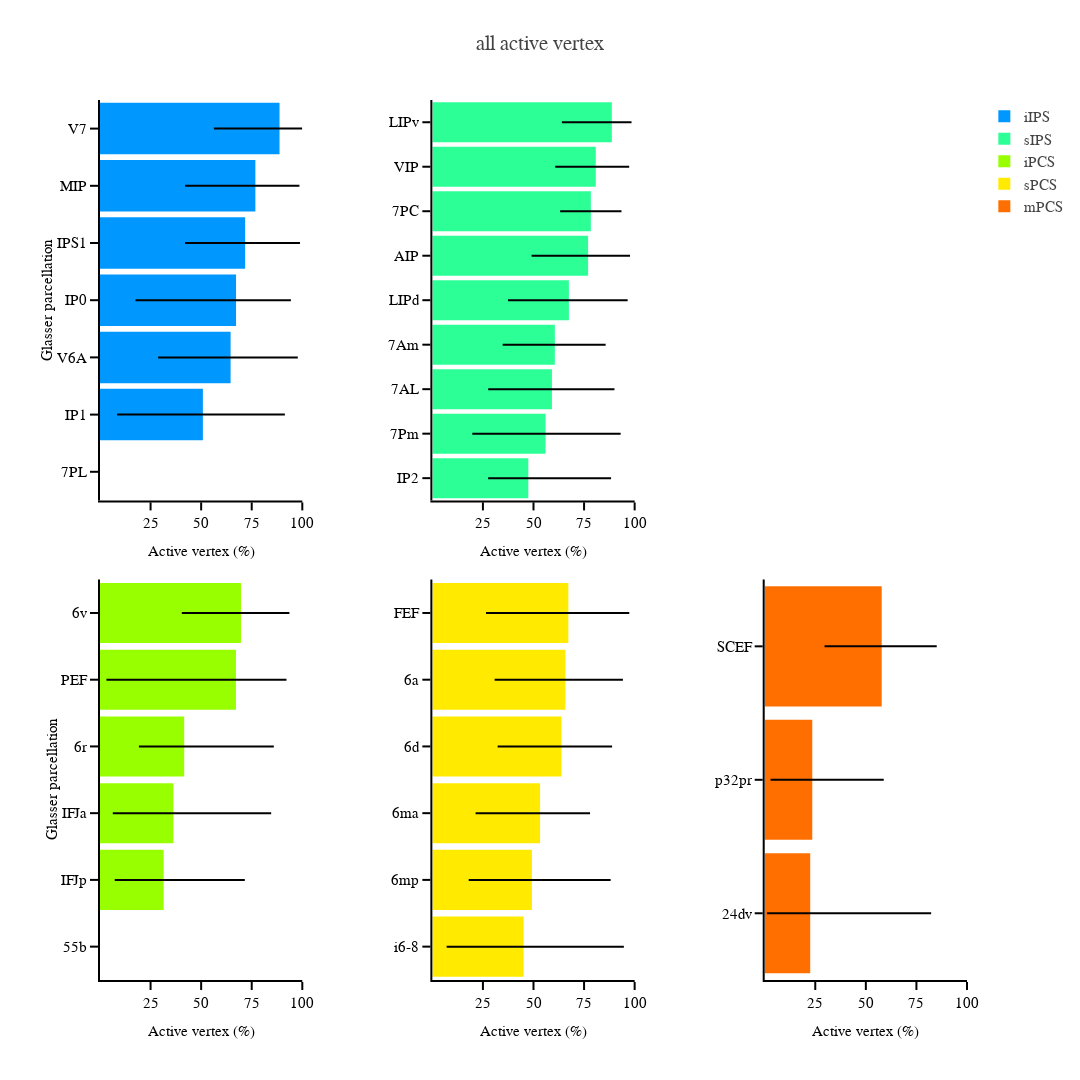

Write notebook code for a chart like this one.
### Code cell
fig_dir = '/Users/uriel/Library/CloudStorage/Dropbox/retinomaps/figures/material/pRF_figures/active_vertex/'
fig_fn = "{}/{}_active_vertex_{}_roi_mmp_{}.pdf".format(fig_dir, subject,categorie, suffix)
fig.write_image(fig_fn)
fig.show()

### Figure 1 — Plotly figure (JSON) as saved in the notebook; plotly's stock layout.template omitted (floating-point values rounded to 4 significant figures)
{"data": [{"error_x": {"array": [0], "arrayminus": [0], "color": "black", "type": "data", "visible": true, "width": 0}, "marker": {"color": "rgb(0, 152, 255)"}, "name": "iIPS", "orientation": "h", "showlegend": true, "type": "bar", "width": 0.9, "x": [0], "xaxis": "x", "y": ["7PL"], "yaxis": "y"}, {"error_x": {"array": [40.51], "arrayminus": [42.4], "color": "black", "type": "data", "visible": true, "width": 0}, "marker": {"color": "rgb(0, 152, 255)"}, "name": "iIPS", "orientation": "h", "showlegend": false, "type": "bar", "width": 0.9, "x": [50.86], "xaxis": "x", "y": ["IP1"], "yaxis": "y"}, {"error_x": {"array": [33.22], "arrayminus": [35.82], "color": "black", "type": "data", "visible": true, "width": 0}, "marker": {"color": "rgb(0, 152, 255)"}, "name": "iIPS", "orientation": "h", "showlegend": false, "type": "bar", "width": 0.9, "x": [64.55], "xaxis": "x", "y": ["V6A"], "yaxis": "y"}, {"error_x": {"array": [27.11], "arrayminus": [49.72], "color": "black", "type": "data", "visible": true, "width": 0}, "marker": {"color": "rgb(0, 152, 255)"}, "name": "iIPS", "orientation": "h", "showlegend": false, "type": "bar", "width": 0.9, "x": [67.25], "xaxis": "x", "y": ["IP0"], "yaxis": "y"}, {"error_x": {"array": [27.1], "arrayminus": [29.7], "color": "black", "type": "data", "visible": true, "width": 0}, "marker": {"color": "rgb(0, 152, 255)"}, "name": "iIPS", "orientation": "h", "showlegend": false, "type": "bar", "width": 0.9, "x": [71.75], "xaxis": "x", "y": ["IPS1"], "yaxis": "y"}, {"error_x": {"array": [21.77], "arrayminus": [34.74], "color": "black", "type": "data", "visible": true, "width": 0}, "marker": {"color": "rgb(0, 152, 255)"}, "name": "iIPS", "orientation": "h", "showlegend": false, "type": "bar", "width": 0.9, "x": [76.81], "xaxis": "x", "y": ["MIP"], "yaxis": "y"}, {"error_x": {"array": [11.26], "arrayminus": [32.45], "color": "black", "type": "data", "visible": true, "width": 0}, "marker": {"color": "rgb(0, 152, 255)"}, "name": "iIPS", "orientation": "h", "showlegend": false, "type": "bar", "width": 0.9, "x": [88.74], "xaxis": "x", "y": ["V7"], "yaxis": "y"}, {"error_x": {"array": [40.9], "arrayminus": [19.86], "color": "black", "type": "data", "visible": true, "width": 0}, "marker": {"color": "rgb(44, 255, 150)"}, "name": "sIPS", "orientation": "h", "showlegend": true, "type": "bar", "width": 0.9, "x": [47.43], "xaxis": "x2", "y": ["IP2"], "yaxis": "y2"}, {"error_x": {"array": [37.14], "arrayminus": [36.19], "color": "black", "type": "data", "visible": true, "width": 0}, "marker": {"color": "rgb(44, 255, 150)"}, "name": "sIPS", "orientation": "h", "showlegend": false, "type": "bar", "width": 0.9, "x": [55.94], "xaxis": "x2", "y": ["7Pm"], "yaxis": "y2"}, {"error_x": {"array": [30.91], "arrayminus": [31.51], "color": "black", "type": "data", "visible": true, "width": 0}, "marker": {"color": "rgb(44, 255, 150)"}, "name": "sIPS", "orientation": "h", "showlegend": false, "type": "bar", "width": 0.9, "x": [59.12], "xaxis": "x2", "y": ["7AL"], "yaxis": "y2"}, {"error_x": {"array": [25.12], "arrayminus": [25.79], "color": "black", "type": "data", "visible": true, "width": 0}, "marker": {"color": "rgb(44, 255, 150)"}, "name": "sIPS", "orientation": "h", "showlegend": false, "type": "bar", "width": 0.9, "x": [60.55], "xaxis": "x2", "y": ["7Am"], "yaxis": "y2"}, {"error_x": {"array": [29.05], "arrayminus": [30.11], "color": "black", "type": "data", "visible": true, "width": 0}, "marker": {"color": "rgb(44, 255, 150)"}, "name": "sIPS", "orientation": "h", "showlegend": false, "type": "bar", "width": 0.9, "x": [67.49], "xaxis": "x2", "y": ["LIPd"], "yaxis": "y2"}, {"error_x": {"array": [20.73], "arrayminus": [27.93], "color": "black", "type": "data", "visible": true, "width": 0}, "marker": {"color": "rgb(44, 255, 150)"}, "name": "sIPS", "orientation": "h", "showlegend": false, "type": "bar", "width": 0.9, "x": [76.99], "xaxis": "x2", "y": ["AIP"], "yaxis": "y2"}, {"error_x": {"array": [15.15], "arrayminus": [15.15], "color": "black", "type": "data", "visible": true, "width": 0}, "marker": {"color": "rgb(44, 255, 150)"}, "name": "sIPS", "orientation": "h", "showlegend": false, "type": "bar", "width": 0.9, "x": [78.34], "xaxis": "x2", "y": ["7PC"], "yaxis": "y2"}, {"error_x": {"array": [16.5], "arrayminus": [20.04], "color": "black", "type": "data", "visible": true, "width": 0}, "marker": {"color": "rgb(44, 255, 150)"}, "name": "sIPS", "orientation": "h", "showlegend": false, "type": "bar", "width": 0.9, "x": [80.79], "xaxis": "x2", "y": ["VIP"], "yaxis": "y2"}, {"error_x": {"array": [9.746], "arrayminus": [24.68], "color": "black", "type": "data", "visible": true, "width": 0}, "marker": {"color": "rgb(44, 255, 150)"}, "name": "sIPS", "orientation": "h", "showlegend": false, "type": "bar", "width": 0.9, "x": [88.71], "xaxis": "x2", "y": ["LIPv"], "yaxis": "y2"}, {"error_x": {"array": [0], "arrayminus": [0], "color": "black", "type": "data", "visible": true, "width": 0}, "marker": {"color": "rgb(151, 255, 0)"}, "name": "iPCS", "orientation": "h", "showlegend": true, "type": "bar", "width": 0.9, "x": [0], "xaxis": "x4", "y": ["55b"], "yaxis": "y4"}, {"error_x": {"array": [40.13], "arrayminus": [24.16], "color": "black", "type": "data", "visible": true, "width": 0}, "marker": {"color": "rgb(151, 255, 0)"}, "name": "iPCS", "orientation": "h", "showlegend": false, "type": "bar", "width": 0.9, "x": [31.46], "xaxis": "x4", "y": ["IFJp"], "yaxis": "y4"}, {"error_x": {"array": [48.37], "arrayminus": [29.92], "color": "black", "type": "data", "visible": true, "width": 0}, "marker": {"color": "rgb(151, 255, 0)"}, "name": "iPCS", "orientation": "h", "showlegend": false, "type": "bar", "width": 0.9, "x": [36.25], "xaxis": "x4", "y": ["IFJa"], "yaxis": "y4"}, {"error_x": {"array": [44.31], "arrayminus": [22.38], "color": "black", "type": "data", "visible": true, "width": 0}, "marker": {"color": "rgb(151, 255, 0)"}, "name": "iPCS", "orientation": "h", "showlegend": false, "type": "bar", "width": 0.9, "x": [41.62], "xaxis": "x4", "y": ["6r"], "yaxis": "y4"}, {"error_x": {"array": [24.97], "arrayminus": [64.03], "color": "black", "type": "data", "visible": true, "width": 0}, "marker": {"color": "rgb(151, 255, 0)"}, "name": "iPCS", "orientation": "h", "showlegend": false, "type": "bar", "width": 0.9, "x": [67.2], "xaxis": "x4", "y": ["PEF"], "yaxis": "y4"}, {"error_x": {"array": [23.95], "arrayminus": [29.25], "color": "black", "type": "data", "visible": true, "width": 0}, "marker": {"color": "rgb(151, 255, 0)"}, "name": "iPCS", "orientation": "h", "showlegend": false, "type": "bar", "width": 0.9, "x": [69.68], "xaxis": "x4", "y": ["6v"], "yaxis": "y4"}, {"error_x": {"array": [49.55], "arrayminus": [38.07], "color": "black", "type": "data", "visible": true, "width": 0}, "marker": {"color": "rgb(255, 234, 0)"}, "name": "sPCS", "orientation": "h", "showlegend": true, "type": "bar", "width": 0.9, "x": [45.12], "xaxis": "x5", "y": ["i6-8"], "yaxis": "y5"}, {"error_x": {"array": [38.9], "arrayminus": [31.25], "color": "black", "type": "data", "visible": true, "width": 0}, "marker": {"color": "rgb(255, 234, 0)"}, "name": "sPCS", "orientation": "h", "showlegend": false, "type": "bar", "width": 0.9, "x": [49.22], "xaxis": "x5", "y": ["6mp"], "yaxis": "y5"}, {"error_x": {"array": [24.68], "arrayminus": [31.9], "color": "black", "type": "data", "visible": true, "width": 0}, "marker": {"color": "rgb(255, 234, 0)"}, "name": "sPCS", "orientation": "h", "showlegend": false, "type": "bar", "width": 0.9, "x": [53.26], "xaxis": "x5", "y": ["6ma"], "yaxis": "y5"}, {"error_x": {"array": [25.01], "arrayminus": [31.57], "color": "black", "type": "data", "visible": true, "width": 0}, "marker": {"color": "rgb(255, 234, 0)"}, "name": "sPCS", "orientation": "h", "showlegend": false, "type": "bar", "width": 0.9, "x": [63.85], "xaxis": "x5", "y": ["6d"], "yaxis": "y5"}, {"error_x": {"array": [28.43], "arrayminus": [35.0], "color": "black", "type": "data", "visible": true, "width": 0}, "marker": {"color": "rgb(255, 234, 0)"}, "name": "sPCS", "orientation": "h", "showlegend": false, "type": "bar", "width": 0.9, "x": [65.77], "xaxis": "x5", "y": ["6a"], "yaxis": "y5"}, {"error_x": {"array": [30.12], "arrayminus": [40.71], "color": "black", "type": "data", "visible": true, "width": 0}, "marker": {"color": "rgb(255, 234, 0)"}, "name": "sPCS", "orientation": "h", "showlegend": false, "type": "bar", "width": 0.9, "x": [67.22], "xaxis": "x5", "y": ["FEF"], "yaxis": "y5"}, {"error_x": {"array": [59.78], "arrayminus": [21.4], "color": "black", "type": "data", "visible": true, "width": 0}, "marker": {"color": "rgb(255, 111, 0)"}, "name": "mPCS", "orientation": "h", "showlegend": true, "type": "bar", "width": 0.9, "x": [22.5], "xaxis": "x6", "y": ["24dv"], "yaxis": "y6"}, {"error_x": {"array": [35.33], "arrayminus": [20.63], "color": "black", "type": "data", "visible": true, "width": 0}, "marker": {"color": "rgb(255, 111, 0)"}, "name": "mPCS", "orientation": "h", "showlegend": false, "type": "bar", "width": 0.9, "x": [23.51], "xaxis": "x6", "y": ["p32pr"], "yaxis": "y6"}, {"error_x": {"array": [27.2], "arrayminus": [28.25], "color": "black", "type": "data", "visible": true, "width": 0}, "marker": {"color": "rgb(255, 111, 0)"}, "name": "mPCS", "orientation": "h", "showlegend": false, "type": "bar", "width": 0.9, "x": [57.84], "xaxis": "x6", "y": ["SCEF"], "yaxis": "y6"}], "layout": {"height": 1080, "margin": {"b": 100, "l": 100, "r": 100, "t": 100}, "title": {"text": "all active vertex"}, "width": 1080, "xaxis": {"anchor": "y", "domain": [0, 0.2333], "range": [0, 100], "showline": true, "ticktext": ["25", "50", "75", "100"], "tickvals": [25, 50, 75, 100], "title": {"text": "Active vertex (%)"}, "type": "linear"}, "xaxis2": {"anchor": "y2", "domain": [0.3833, 0.6167], "range": [0, 100], "showline": true, "ticktext": ["25", "50", "75", "100"], "tickvals": [25, 50, 75, 100], "title": {"text": "Active vertex (%)"}, "type": "linear"}, "xaxis3": {"anchor": "y3", "domain": [0.7667, 1.0], "range": [0, 100], "showline": true, "ticktext": ["25", "50", "75", "100"], "tickvals": [25, 50, 75, 100], "title": {"text": "Active vertex (%)"}}, "xaxis4": {"anchor": "y4", "domain": [0, 0.2333], "range": [0, 100], "showline": true, "ticktext": ["25", "50", "75", "100"], "tickvals": [25, 50, 75, 100], "title": {"text": "Active vertex (%)"}, "type": "linear"}, "xaxis5": {"anchor": "y5", "domain": [0.3833, 0.6167], "range": [0, 100], "showline": true, "ticktext": ["25", "50", "75", "100"], "tickvals": [25, 50, 75, 100], "title": {"text": "Active vertex (%)"}, "type": "linear"}, "xaxis6": {"anchor": "y6", "domain": [0.7667, 1.0], "range": [0, 100], "showline": true, "ticktext": ["25", "50", "75", "100"], "tickvals": [25, 50, 75, 100], "title": {"text": "Active vertex (%)"}, "type": "linear"}, "yaxis": {"anchor": "x", "autorange": true, "domain": [0.545, 1], "range": [-0.5, 6.5], "showline": true, "title": {"text": "Glasser parcellation"}, "type": "category"}, "yaxis2": {"anchor": "x2", "autorange": true, "domain": [0.545, 1], "range": [-0.5, 8.5], "showline": true, "title": {"text": ""}, "type": "category"}, "yaxis3": {"anchor": "x3", "domain": [0.545, 1], "showline": true, "title": {"text": ""}}, "yaxis4": {"anchor": "x4", "autorange": true, "domain": [0, 0.455], "range": [-0.5, 5.5], "showline": true, "title": {"text": "Glasser parcellation"}, "type": "category"}, "yaxis5": {"anchor": "x5", "autorange": true, "domain": [0, 0.455], "range": [-0.5, 5.5], "showline": true, "title": {"text": ""}, "type": "category"}, "yaxis6": {"anchor": "x6", "autorange": true, "domain": [0, 0.455], "range": [-0.5, 2.5], "showline": true, "title": {"text": ""}, "type": "category"}}}
